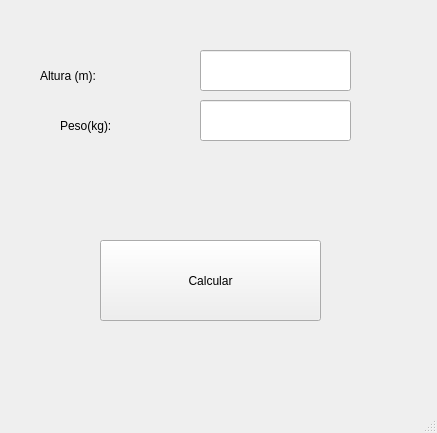
<?xml version="1.0" encoding="UTF-8"?>
<ui version="4.0">
 <class>MainWindow</class>
 <widget class="QMainWindow" name="MainWindow">
  <property name="geometry">
   <rect>
    <x>0</x>
    <y>0</y>
    <width>437</width>
    <height>433</height>
   </rect>
  </property>
  <property name="windowTitle">
   <string>MainWindow</string>
  </property>
  <widget class="QWidget" name="centralwidget">
   <widget class="QPushButton" name="btnSumar">
    <property name="geometry">
     <rect>
      <x>100</x>
      <y>240</y>
      <width>221</width>
      <height>81</height>
     </rect>
    </property>
    <property name="styleSheet">
     <string notr="true">font: 20pt &quot;MS Serif&quot;;</string>
    </property>
    <property name="text">
     <string>Calcular</string>
    </property>
   </widget>
   <widget class="QLabel" name="label">
    <property name="geometry">
     <rect>
      <x>40</x>
      <y>60</y>
      <width>141</width>
      <height>31</height>
     </rect>
    </property>
    <property name="styleSheet">
     <string notr="true">font: 20pt &quot;MS Serif&quot;;</string>
    </property>
    <property name="text">
     <string>Altura (m):</string>
    </property>
   </widget>
   <widget class="QLabel" name="label_2">
    <property name="geometry">
     <rect>
      <x>60</x>
      <y>110</y>
      <width>131</width>
      <height>31</height>
     </rect>
    </property>
    <property name="styleSheet">
     <string notr="true">font: 20pt &quot;MS Serif&quot;;</string>
    </property>
    <property name="text">
     <string>Peso(kg):</string>
    </property>
   </widget>
   <widget class="QLineEdit" name="txtAltura">
    <property name="geometry">
     <rect>
      <x>200</x>
      <y>50</y>
      <width>151</width>
      <height>41</height>
     </rect>
    </property>
    <property name="styleSheet">
     <string notr="true">font: 20pt &quot;MS Serif&quot;;</string>
    </property>
    <property name="text">
     <string/>
    </property>
   </widget>
   <widget class="QLineEdit" name="txtPeso">
    <property name="geometry">
     <rect>
      <x>200</x>
      <y>100</y>
      <width>151</width>
      <height>41</height>
     </rect>
    </property>
    <property name="styleSheet">
     <string notr="true">font: 20pt &quot;MS Serif&quot;;</string>
    </property>
    <property name="text">
     <string/>
    </property>
   </widget>
  </widget>
  <widget class="QMenuBar" name="menubar">
   <property name="geometry">
    <rect>
     <x>0</x>
     <y>0</y>
     <width>437</width>
     <height>21</height>
    </rect>
   </property>
  </widget>
  <widget class="QStatusBar" name="statusbar"/>
 </widget>
 <resources/>
 <connections/>
</ui>
